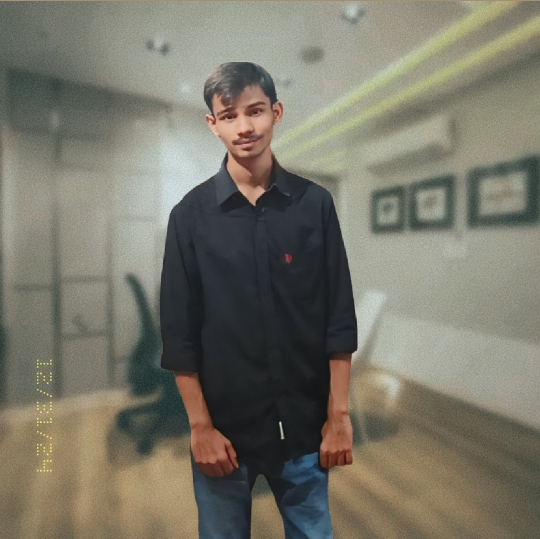
#> input picture assets/myphoto.jpg, 1080 x 1077 px (shown at 1/2 size)
$ python photo_to_ascii.py ../assets/myphoto.jpg
#> lines starting #> are read from the running program, lines starting #| are printed output that depends on the picture
"""Convert a photo to a contrast-boosted, aspect-correct ASCII portrait."""

import argparse
import json
from pathlib import Path

import numpy as np
from PIL import Image, ImageDraw, ImageEnhance, ImageOps


RAMP = " .:-=+*#%@"
CHARACTER_ASPECT = 0.5


def photo_to_ascii(path, columns=55, rows=30, crop=None, subject_outline=None):
    """Draw the subject, not the background; coordinates are image fractions."""
#> called with columns = 55, rows = 30
    if columns < 1 or rows < 1:
        raise ValueError("Columns and rows must be positive.")
    if crop is not None and not (len(crop) == 4 and
                                0 <= crop[0] < crop[2] <= 1 and
                                0 <= crop[1] < crop[3] <= 1):
        raise ValueError("Crop must be left, top, right, bottom fractions between 0 and 1.")
    with Image.open(path) as source:
#> source is the input picture: PIL image 1080x1077 RGB; mean R, G, B 121.1, 118.5, 105.2
        image = ImageOps.exif_transpose(source).convert("L")
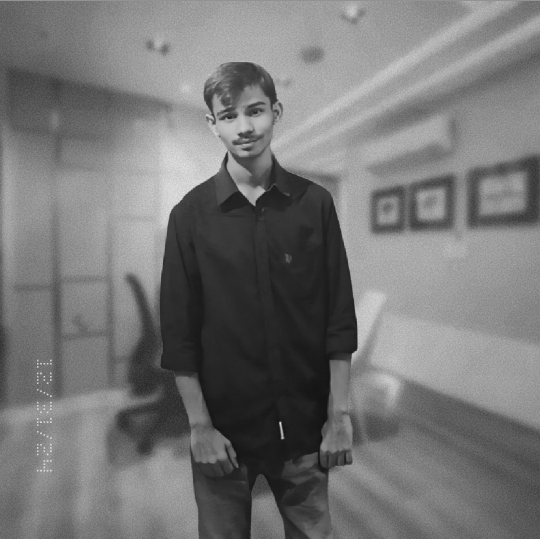
#> image: PIL image 1080x1077 L (shown at 1/2 size); min 12, max 231, mean 117.8
    mask = Image.new("L", image.size, 255 if subject_outline is None else 0)
#> mask: PIL image 1080x1077 L; every value is 255
    if subject_outline is not None:
        ImageDraw.Draw(mask).polygon(
            [(round(x * image.width), round(y * image.height)) for x, y in subject_outline],
            fill=255,
        )
    if crop is not None:
        box = (round(crop[0] * image.width), round(crop[1] * image.height),
               round(crop[2] * image.width), round(crop[3] * image.height))
        image, mask = image.crop(box), mask.crop(box)
    image = ImageEnhance.Contrast(ImageOps.autocontrast(image)).enhance(1.6)
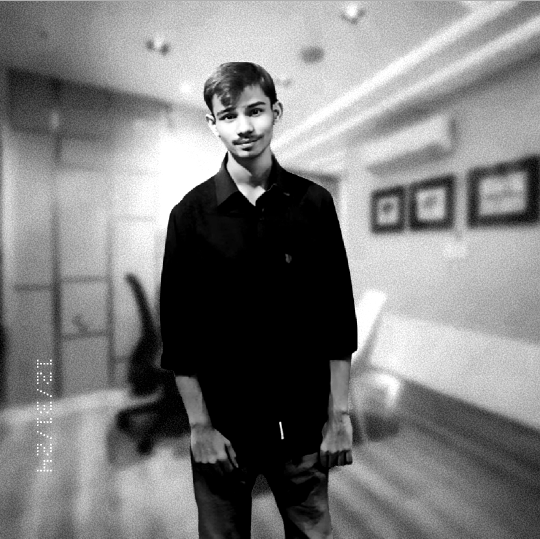
#> image: PIL image 1080x1077 L (shown at 1/2 size); min 0, max 255, mean 125.9
    # Dense characters describe dark hair/clothing; excluded background stays empty.
    image = Image.composite(ImageOps.invert(image), Image.new("L", image.size, 0), mask)
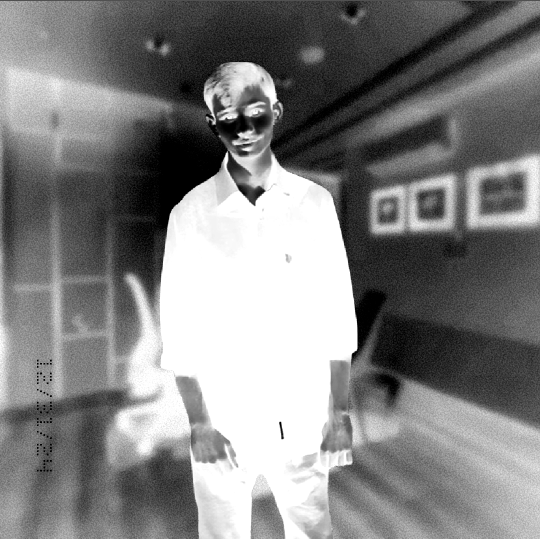
#> image: PIL image 1080x1077 L (shown at 1/2 size); min 0, max 255, mean 129.1
    # Fit to physical character proportions before compressing into text cells.
    image = ImageOps.fit(image, (columns, round(rows / CHARACTER_ASPECT)),
                         method=Image.Resampling.LANCZOS)
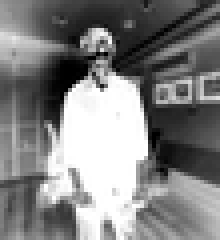
#> image: PIL image 55x60 L (shown 4 times larger); min 0, max 255, mean 128.5
    image = image.resize((columns, rows), Image.Resampling.LANCZOS)
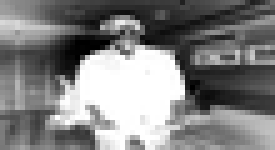
#> image: PIL image 55x30 L (shown 5 times larger); min 0, max 255, mean 128.5
    indices = np.asarray(image, dtype=np.uint16) * (len(RAMP) - 1) // 255
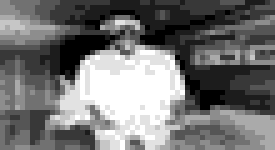
#> indices: shape (30, 55) uint16 (shown 5 times larger); min 0, max 9, mean 4.08; drawn with min black and max white
    characters = np.array(list(RAMP))[indices]
    return ["".join(line) for line in characters]


def main():
    """Print the ASCII portrait, taking crop defaults from --profile when given."""
    parser = argparse.ArgumentParser(description=__doc__)
    parser.add_argument("photo", type=Path)
    parser.add_argument("--columns", type=int, default=55)
    parser.add_argument("--rows", type=int, default=30)
    parser.add_argument("--crop", type=float, nargs=4, metavar=("LEFT", "TOP", "RIGHT", "BOTTOM"))
    parser.add_argument("--profile", type=Path, help="Read crop and subject outline from profile JSON.")
    args = parser.parse_args()
    config = json.loads(args.profile.read_text()) if args.profile else {}
    print("\n".join(photo_to_ascii(args.photo, args.columns, args.rows,
                                  args.crop or config.get("crop"), config.get("subject_outline"))))


if __name__ == "__main__":
    main()
